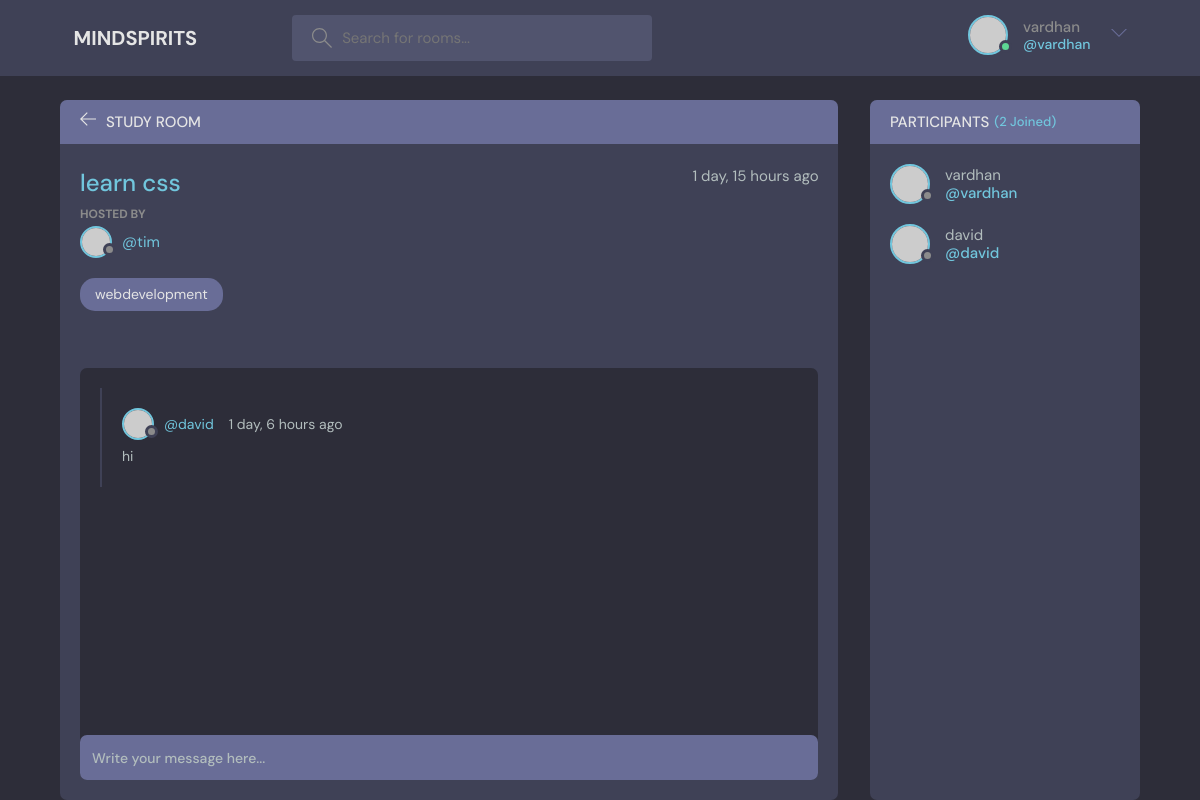
Page /room/11 (signed in) on the earlier database version.
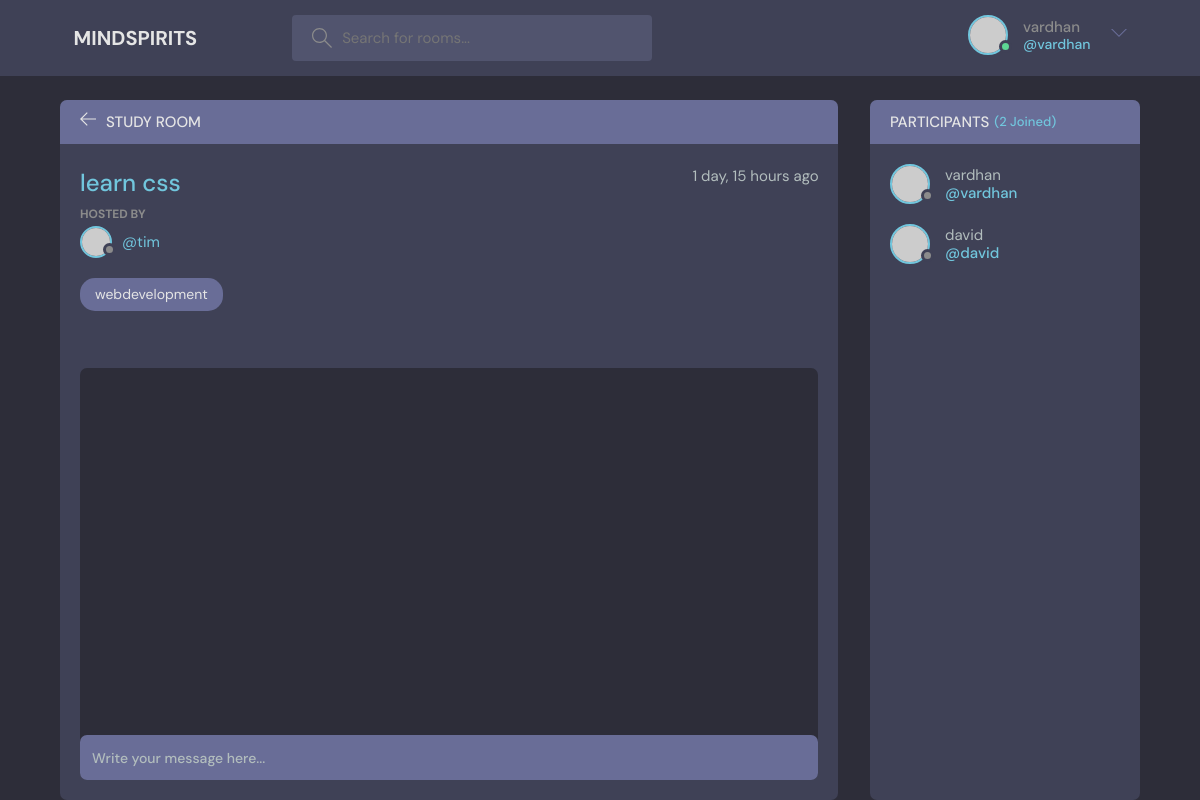
Same page on the later database version.
### base/models.py (models this page shows, shortened)
class message(models.Model):
    user=models.ForeignKey(User,on_delete=models.SET_NULL,null=True)
    room=models.ForeignKey(Room,on_delete=models.CASCADE)
    body=models.TextField()
    updated=models.DateTimeField(auto_now=True)
    created=models.DateTimeField(auto_now_add=True)
    class Meta:
        ordering=['-updated','-created']

### base/views.py (the view, shortened to what this page needs)
# urls.py: path('room/<str:pk>',views.room,name='room'),
def room(request,pk):
    room = Room.objects.get(id=pk)
    room_messages=room.message_set.all().order_by('-created')
    participants=room.participants.all()
    context={'room':room,'room_messages':room_messages,'participants':participants}
    return render(request,'base/room.html',context)

### base/models.py (called while the page is built)
    def __str__(self):
        return self.name

### base/templates/base/room.html (shortened to what this page needs)
{%extends 'main.html' %}
{%block content%}
    <main class="profile-page layout layout--2">
      <div class="container">
        <div class="room">
          <div class="room__top">
            <div class="room__topLeft">
              <a href="{%url 'home'  %}">
                <svg version="1.1" xmlns="http://www.w3.org/2000/svg" width="32" height="32" viewBox="0 0 32 32">
                  <title>arrow-left</title>
                  <path
                    d="M13.723 2.286l-13.723 13.714 13.719 13.714 1.616-1.611-10.96-10.96h27.625v-2.286h-27.625l10.965-10.965-1.616-1.607z"
                  ></path>
                </svg>
              </a>
              <h3>Study Room</h3>
            </div>
          </div>
          <div class="room__box scroll">
            <div class="room__header scroll">
              <div class="room__info">
                <h3>{{room.name}}</h3>
                <span>{{room.created|timesince}} ago</span>
              </div>
              <div class="room__hosted">
                <p>Hosted By</p>
                <a href="{%url 'user-profile' room.host.id %}" class="room__author">
                  <div class="avatar avatar--small">
                    <img src="https://randomuser.me/api/portraits/men/37.jpg" />
                  </div>
                  <span>@{{room.host.username}}</span>
                </a>
              </div>
              <span class="room__topics">{{room.topic}}</span>
            </div>
            <div class="room__conversation">
              <div class="threads scroll">
                {% for message in room_messages%}
                <div class="thread">
                  <div class="thread__top">
                    <div class="thread__author">
                      <a href="{%url 'user-profile' message.user.id%}" class="thread__authorInfo">
                        <div class="avatar avatar--small">
                          <img src="https://randomuser.me/api/portraits/men/37.jpg" />
                        </div>
                        <span>@{{message.user.username}}</span>
                      </a>
                      <span class="thread__date">{{message.created|timesince}} ago</span>
                    </div>
                  </div>
                  <div class="thread__details">
                    {{message.body}}
                  </div>
                </div>
                {%endfor%}
              </div>
            </div>
          </div>
          <div class="room__message">
            <form action="#"><input name="" placeholder="Write your message here..." /></form>
          </div>
        </div>
        <div class="participants">
          <h3 class="participants__top">Participants <span>({{participants.count}} Joined)</span></h3>
          <div class="participants__list scroll">
            {%for user in participants%}
            <a href="{%url 'user-profile' user.id %}" class="participant">
              <div class="avatar avatar--medium">
                <img src="https://randomuser.me/api/portraits/men/37.jpg" />
              </div>
              <p>
               {{user.username}}
                <span>@{{user.username}}</span>
              </p>
            </a>
            {%endfor%}
          </div>
        </div>
      </div>
    </main>
{%endblock%}

### templates/nav.html (shortened to what this page needs)
{%load static%}
<header class="header header--loggedIn">
    <div class="container">
      <a href="{% url 'home' %}" class="header__logo">
        <h1>MINDSPIRITS</h1>
      </a>
      <form class="header__search" method="GET" action="{% url 'home' %}">
        <label>
          <input name="q"  placeholder="Search for rooms..." />
        </label>
      </form>
      <nav class="header__menu">
        {% if request.user.is_authenticated %}
        <div class="header__user">
          <a href="profile.html">
            <div class="avatar avatar--medium active">
              <img src="https://randomuser.me/api/portraits/men/37.jpg" />
            </div>
            <p>{{request.user.username}} <span>@{{request.user.username}}</span></p>
          </a>
          <button class="dropdown-button">
            <svg version="1.1" xmlns="http://www.w3.org/2000/svg" width="32" height="32" viewBox="0 0 32 32">
              <title>chevron-down</title>
              <path d="M16 21l-13-13h-3l16 16 16-16h-3l-13 13z"></path>
            </svg>
          </button>
        </div>
        {%else%}
        <a href="{%url 'login' %}">
          <img src="{% static 'images/avatar.svg' %}" />
          <p>Login</p>
        </a>
        {%endif%}
      </nav>
    </div>
</header>

Differences in the rows shown:
removed message: user.username "david", created "1 day, 6 hours", body "hi"
